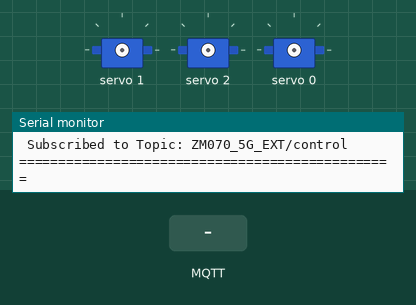
This sketch was run on a simulated ESP32. Shown: 3 × servo, the last lines printed to the serial monitor. The inputs (shaded band) are chosen by the test bench. WiFi joins after 1.5 s; servers stay silent unless stated; random numbers use the default seed unless the sketch sets one; no MQTT or app messages arrive unless stated.

Above: at 3.7 s.
3.8 s: MQTT message "armX:120" arrives on the first subscribed topic
5.3 s: MQTT message "base:90" arrives on the first subscribed topic
6.8 s: MQTT message "armX:1" arrives on the first subscribed topic
At 7.4 s:
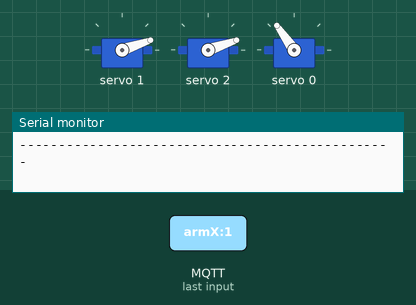
Timing chart, 0 to 9.8 s (numbered marks = the images above; inputs shaded):
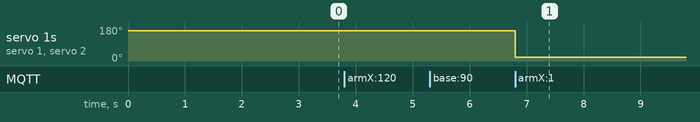

The sketch:

esp32_arm_control.ino
```cpp
/*
  ===========================================================================
  مشروع التحكم بالذراع الآلية عبر الإنترنت باستخدام ESP32 وبروتوكول MQTT
  ===========================================================================
  المكونات المستهدفة:
  - ESP32 DevKit V1
  - PCA9685 PWM Servo Driver (I2C Address: 0x40)
  - محركات السيرفو (Base, ArmX [x2], ArmY, Wrist/Servo4, Gripper)

  التوصيلات الهاردويرية (I2C):
  - ESP32 Pin 21 -> PCA9685 SDA
  - ESP32 Pin 22 -> PCA9685 SCL
  - ESP32 GND    -> PCA9685 GND
  - ESP32 3.3V   -> PCA9685 VCC (تغذية الشريحة البرمجية)
  - مصدر تغذية خارجي (5V/6V) -> PCA9685 V+ & GND (تغذية المحركات)
  ===========================================================================
*/

#include <WiFi.h>
#include <PubSubClient.h>
#include <Wire.h>
#include <Adafruit_PWMServoDriver.h>

// ===== 1. إعدادات الواي فاي والإنترنت =====
const char* ssid     = "ZM070_5G_EXT";     // اسم شبكة الواي فاي
const char* password = "MmM05055437";     // كلمة سر الواي فاي

// ===== 2. إعدادات خادم MQTT (HiveMQ Public Broker) =====
const char* mqtt_server = "broker.hivemq.com";
const int   mqtt_port   = 1883;

// ===== 3. قناة التحكم (Topic) =====
// يجب أن يطابق تماماً المتغير topic في كود صفحة الـ HTML
const char* topic_control = "ZM070_5G_EXT/control";

// ===== 4. كائنات وإعدادات النبضات =====
WiFiClient espClient;
PubSubClient client(espClient);
Adafruit_PWMServoDriver pwm = Adafruit_PWMServoDriver();

// حدود نبضات السيرفو القياسية (تُعدل حسب نوع السيرفو المستخدم)
#define SERVOMIN 150  // نبضة الزاوية 0 درجة
#define SERVOMAX 600  // نبضة الزاوية 180 درجة

// ===== 5. دالة تحويل الزوايا (0-180) إلى نبضات PWM =====
int angleToPulse(int angle) {
  angle = constrain(angle, 0, 180);
  return map(angle, 0, 180, SERVOMIN, SERVOMAX);
}

// ===== 6. دالة استقبال الرسائل القادمة عبر MQTT وتوجيهها للمحركات =====
void callback(char* topic, byte* payload, unsigned int length) {
  String message = "";
  for (int i = 0; i < length; i++) {
    message += (char)payload[i];
  }

  // طباعة النص الخام القادم من الويب على Serial Monitor
  Serial.print(" Raw Message Received: ");
  Serial.println(message);

  // تحليل صيغة الرسالة (مثال: "armX:120" أو "base:90")
  int colonIndex = message.indexOf(':');
  if (colonIndex != -1) {
    String name = message.substring(0, colonIndex);
    int val = message.substring(colonIndex + 1).toInt();
    int pulse = angleToPulse(val);

    // توجيه الأمر للمحرك المحدد وطباعة النتيجة
    if (name == "base") {
      pwm.setPWM(0, 0, pulse);
      Serial.printf(" [Base Servo]   -> Pin 0 | Angle: %d° | Pulse: %d\n", val, pulse);
    }
    else if (name == "armX") {
      pwm.setPWM(1, 0, pulse);
      pwm.setPWM(2, 0, pulse);
      Serial.printf(" [ArmX Servos] -> Pins 1 & 2 | Angle: %d° | Pulse: %d\n", val, pulse);
    }
    else if (name == "armY") {
      pwm.setPWM(3, 0, pulse);
      Serial.printf(" [ArmY Servo]  -> Pin 3 | Angle: %d° | Pulse: %d\n", val, pulse);
    }
    else if (name == "servo4") {
      pwm.setPWM(4, 0, pulse);
      Serial.printf(" [Wrist Servo] -> Pin 4 | Angle: %d° | Pulse: %d\n", val, pulse);
    }
    else if (name == "grip") {
      pwm.setPWM(5, 0, pulse);
      Serial.printf(" [Gripper]     -> Pin 5 | Angle: %d° | Pulse: %d\n", val, pulse);
    }
    else {
      Serial.println(" Unknown Servo Command!");
    }
    Serial.println("------------------------------------------------");
  }
}

// ===== 7. دالة الاتصال وإعادة الاتصال بخادم MQTT =====
void reconnect() {
  while (!client.connected()) {
    Serial.print("Attempting MQTT connection...");

    // إنشاء Client ID عشوائي لضمان استقرار الاتصال بالخادم المجاني
    String clientId = "ESP32ArmClient-" + String(random(0xffff), HEX);

    if (client.connect(clientId.c_str())) {
      Serial.println(" Connected Successfully!");
      // الاشتراك في قناة التحكم لاستقبال الأوامر
      client.subscribe(topic_control);
      Serial.print(" Subscribed to Topic: ");
      Serial.println(topic_control);
      Serial.println("================================================");
    } else {
      Serial.print(" Failed, rc=");
      Serial.print(client.state());
      Serial.println(" Trying again in 3 seconds...");
      delay(3000);
    }
  }
}

// ===== 8. دالة الإعداد الإبتدائي (Setup) =====
void setup() {
  // فتح الشاشة التسلسلية لقرائتها برمجياً (Baud Rate: 115200)
  Serial.begin(115200);
  delay(1000);
  Serial.println("\n--- Starting ESP32 Robot Arm Telecontrol ---");

  // تهيئة بروتوكول I2C لشريحة PCA9685 على الدبابيس (SDA 21, SCL 22)
  Wire.begin(21, 22, 400000);
  pwm.begin();
  pwm.setPWMFreq(50); // تردد تشغيل محركات السيرفو القياسية (50 Hz)

  // الاتصال بشبكة الواي فاي المنزلية
  Serial.print("Connecting to WiFi Network: ");
  Serial.println(ssid);
  WiFi.begin(ssid, password);

  while (WiFi.status() != WL_CONNECTED) {
    delay(500);
    Serial.print(".");
  }

  Serial.println("\n WiFi Connected!");
  Serial.print("IP Address: ");
  Serial.println(WiFi.localIP());

  // ضبط إعدادات خادم MQTT ودالة الاستجابة
  client.setServer(mqtt_server, mqtt_port);
  client.setCallback(callback);
}

// ===== 9. الحلقة الرئيسية (Loop) =====
void loop() {
  // التأكد المستمر من الاتصال بالخادم
  if (!client.connected()) {
    reconnect();
  }

  // المحافظة على معالجة واستقبال الرسائل لحظياً
  client.loop();
}
```

Measured:
- after the input at 6.8 s, servo 1, servo 2: 160° → 19° at once
